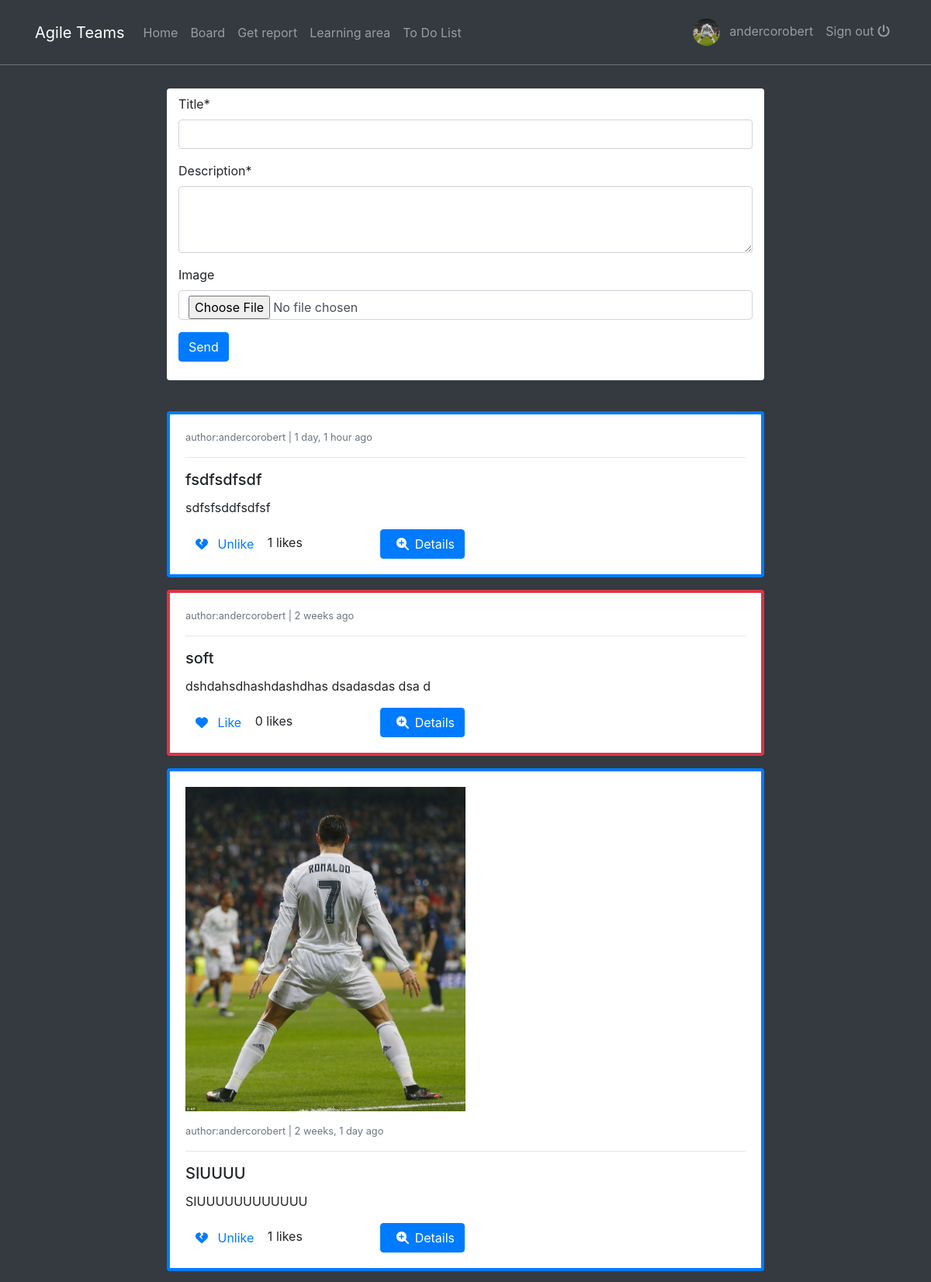
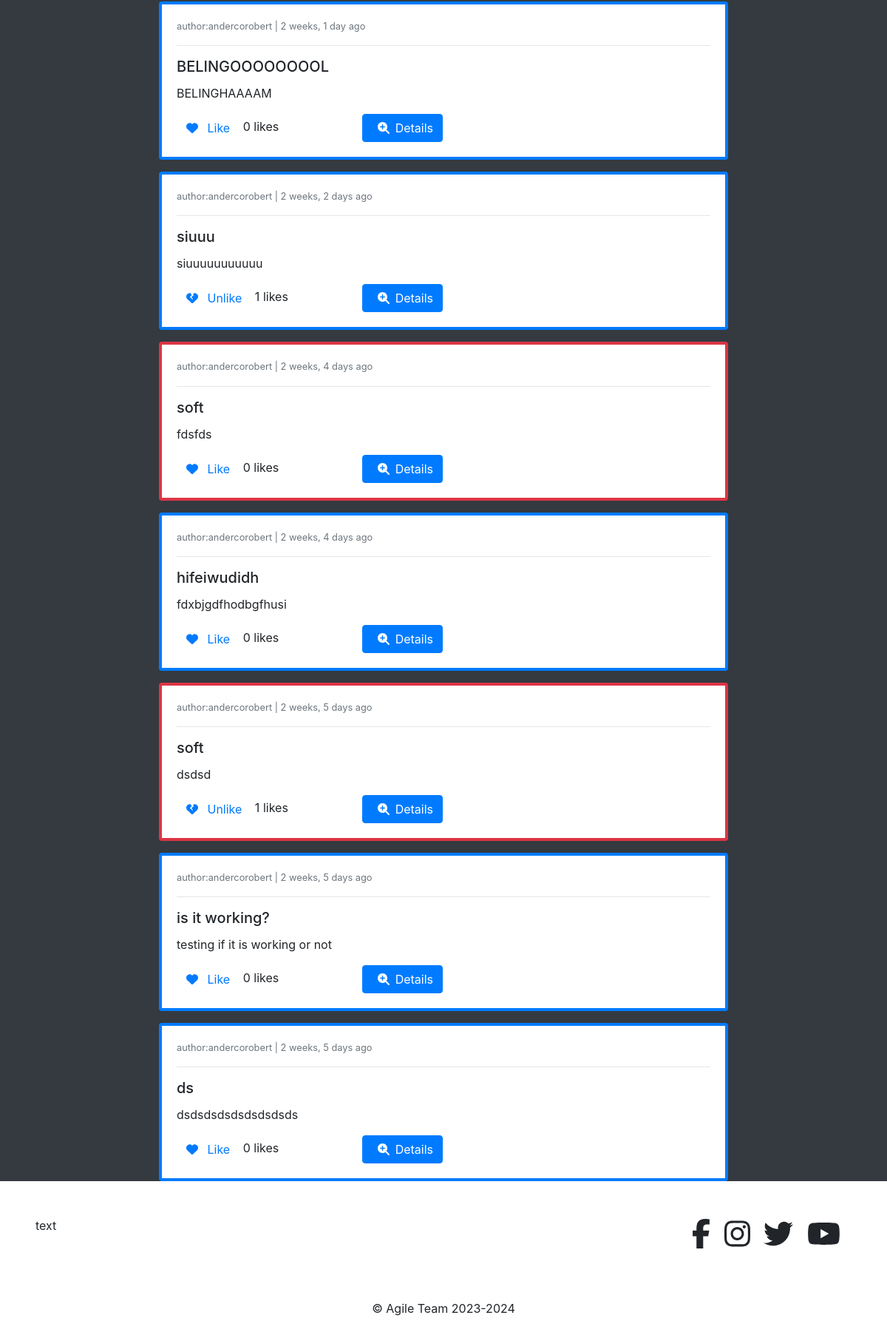
The page /posts/ (signed in) on the database its author committed (2 pictures, top to bottom).
### posts/models.py (models this page shows, shortened)
class Post(models.Model):
    author = models.ForeignKey(Profile, on_delete=models.CASCADE)
    liked = models.ManyToManyField(Profile, related_name="liked", blank=True)
    updated = models.DateTimeField(auto_now=True)
    created = models.DateTimeField(auto_now_add=True)

class GeneralPost(Post):
    title = models.CharField(max_length=200)
    description = models.CharField(max_length=300)
    image = models.ImageField(upload_to=get_upload_path, blank=True, validators=[FileExtensionValidator(['png','jpg', 'jpeg'])])
    def get_absolute_url(self):
        return reverse("posts:gp-detail", kwargs={"pk": self.pk})

class Post(models.Model):
    author = models.ForeignKey(Profile, on_delete=models.CASCADE)
    liked = models.ManyToManyField(Profile, related_name="liked", blank=True)
    updated = models.DateTimeField(auto_now=True)
    created = models.DateTimeField(auto_now_add=True)

class ProblemPost(Post):
    report = models.ForeignKey(Report, on_delete=models.CASCADE)
    problem_reported = models.ForeignKey(ProblemReported, on_delete=models.CASCADE)
    objects = PostManager()
    def get_absolute_url(self):
        return reverse("posts:pp-detail", kwargs={"pk1": self.pk, 'pk': self.problem_reported.id})

### profiles/models.py (models this page shows)
class Profile(models.Model):
    user = models.OneToOneField(User, on_delete=models.CASCADE)
    bio = models.TextField()
    profile_picture = models.ImageField(upload_to=get_upload_path, default="uploads/profile/img/avatar.png", validators=[FileExtensionValidator(['png','jpg', 'jpeg'])])
    team = models.CharField(max_length=200)
    updated = models.DateTimeField(auto_now=True)
    created = models.DateTimeField(auto_now_add=True)
    def __str__(self):
        return "{}".format(self.user)

### reports/models.py (models this page shows, shortened)
class ProblemReported(models.Model):
    category = models.ForeignKey(Category, on_delete=models.CASCADE)
    description = models.TextField()
    problem_id = models.CharField(max_length=12, unique=True, blank=True, default=random_code)
    breakdown = models.PositiveIntegerField()
    public = models.BooleanField(default=False)
    user = models.ForeignKey(User, on_delete=models.CASCADE)
    report = models.ForeignKey(Report, on_delete=models.CASCADE)
    updated = models.DateTimeField(auto_now=True)
    created = models.DateTimeField(auto_now_add=True)
    objects=ProblemReportedManager()
    class Meta:
        verbose_name = "Problem Reported"
        verbose_name_plural = "Problems Reported"

### categories/models.py (models this page shows)
class Category(models.Model):
    name = models.CharField(max_length=200)
    description = models.TextField(blank=True)
    updated = models.DateTimeField(auto_now=True)
    created = models.DateTimeField(auto_now_add=True)
    def __str__(self):
        return self.name
    class Meta:
        verbose_name = "Category"
        verbose_name_plural = "Categories"

### posts/views.py (the view)
# urls.py: path('', PostCreateView.as_view(), name='post-list'),
class PostCreateView(FormUserRequiredMixin, CreateView):
    form_class = PostForm
    template_name = 'posts/board.html'
    success_url = reverse_lazy('posts:post-list')
    def get_context_data(self, **kwargs):
        qs1 = ProblemPost.objects.public_only()
        qs2 = GeneralPost.objects.all()
        qs = sorted(chain(qs1, qs2), reverse=True, key=lambda obj: obj.created)
        context=super().get_context_data(**kwargs)
        context["object_list"]= qs
        return context

### posts/forms.py (shortened to what this page needs)
class PostForm(forms.ModelForm):
    description = forms.CharField(widget=forms.Textarea(attrs={'rows':3}))
    class Meta:
        model = GeneralPost
        fields = ('title', 'description', 'image')

### blogs/context_processors.py (called while the page is built)
def get_categories(request):
    categories = Category.objects.all()
    return dict(categories=categories)

### posts/models.py (called while the page is built)
    def public_only(self):
        return self.filter(problem_reported__public = True)

### profiles/context_processors.py (called while the page is built)
def profile_pic(request):
    if request.user.is_authenticated:
        user = request.user
        try:
            profile_obj = Profile.objects.get(user=user)
            pic = profile_obj.profile_picture
        except Profile.DoesNotExist:
            pic = None
        return {'picture':pic}
    return {}

def get_profile(request):
    if request.user.is_authenticated:
        user = request.user
        try:
            profile_obj = Profile.objects.get(user=user)
        except Profile.DoesNotExist:
            pic = None
        return {'profile':profile_obj}
    return {}

### posts/templates/posts/board.html (shortened to what this page needs)
{% extends 'base.html' %}
{% load crispy_forms_tags %}
{% block content %}
<div class="col-8 mx-auto" style="margin-top: 70px;">
    <div class ='container bg-white pt-2 pb-4 rounded'>
        <form action="" method="POST" enctype="multipart/form-data">
            {{form|crispy}}
            <button type="submit" class="btn btn-primary">Send</button>
        </form>
    </div>
    <br>
    {% for obj in object_list %}
        <div class="{% if obj.problem_reported %}border-danger{% else %}border-primary{% endif %} card card-body mt-3" style="border-width: 4px;">
            {% if obj.problem_reported %}
                <small class='text-muted'> author:{{obj.problem_reported.user}} | {{obj.problem_reported.created|timesince}} ago </small>
                <hr>
                <h5 class= 'card-title'> {{obj.problem_reported.category}}</h5>
                <p class='card-text'> {{obj.problem_reported.description}}</p>
            {% else %}
                {% if obj.image %}
                    <div class='mb-3'><img class='w-50' src='{{obj.image.url}}'></div>
                {% endif %}
                <small class='text-muted'> author:{{obj.author}} | {{obj.created|timesince}} ago </small>
                <hr>
                <h5 class='card-title'> {{obj.title}}</h5>
                <p class='card-text'> {{obj.description}}</p>
            {% endif %}
            <form action="{% url "posts:post-like" %}" method='POST'>
                <div class='row'>
                    <div class='col-4'>
                        <button class='btn btn-link' type='submit' style="text-decoration:none">
                        {% if profile not in obj.liked.all%}
                                <i class="fa-solid fa-heart"></i>
                                <span class='ml-2'>Like</span>
                        {% else %}
                                <i class="fa-solid fa-heart-crack"></i>
                                <span class='ml-2'>Unlike</span>
                        {% endif %}
                        </button>
                        <span class="text-black"> {{obj.liked.all.count}} likes </span>
                    </div>
                    <div class='col-4'>
                        <a href='{{obj.get_absolute_url}}' class='btn btn-primary'>
                            <span class='ml-2'><i class="fa-solid fa-magnifying-glass-plus mr-2"></i>Details </span>
                        </a>
                    </div>
                </div>
            </form>
        </div>
    {% endfor %}
</div>
{% endblock content %}

### templates/navbar.html (shortened to what this page needs)
<nav class="navbar navbar-icon-top navbar-expand-lg navbar-dark bg-dark border-bottom border-secondary fixed-top py-3">
    <div class="container">
        <a class="navbar-brand" href="{{ path_home }}">Agile Teams</a>
        <div class="collapse navbar-collapse" id="navbarSupportedContent">
            <ul class="navbar-nav mr-auto">
                <li class="nav-item">
                    <a class="nav-link" href="{% url "reports:home" %}">Home</a>
                </li>
                <li class="nav-item">
                    <a class="nav-link" href="{% url "posts:post-list" %}">Board</a>
                </li>
                <li class="nav-item">
                    <a class="nav-link" href="{% url "reports:select-view" %}">Get report</a>
                </li>
                <li class="nav-item">
                    <a class="nav-link" href="{% url 'home' %}">Learning area</a>
                </li>
                <li class="nav-item">
                    <a class="nav-link" href="{% url 'todo' %}">To Do List</a>
                </li>
            </ul>
            <ul class='navbar-nav'>
                {% if request.user.is_authenticated %}
                <li class='nav-item'>
                    <a class='nav-link' href='{% url "profiles:profile-view" %}'>
                        <img src='{{picture.url}}' class='img-avatar' alt='profile picture'>
                        <span class='ml-2'> {{request.user}} </span>
                    </a>
                </li>
                <li class="nav-item">
                    <a class="nav-link" href="{% url 'account_logout' %}">
                        Sign out <i class="fas fa-power-off mt-2"></i>
                    </a>
                </li>
                {% else %}
                  <li class="nav-item">
                        <a class="nav-link" href="{% url 'account_login' %}">
                            Sign in <i class="fa fa-sign-in-alt"></i>
                        </a>
                    </li>
                {% endif %}
            </ul>
        </div>
    </div>
</nav>

### static_project/css/style.css (style rules this page uses)
.img-avatar { height: 35px; width: 35px; border-radius: 50%; }

### rows shown on the page
GeneralPost: author "andercorobert", created "1 day, 1 hour", title "fsdfsdfsdf", description "sdfsfsddfsdfsf", shows "Unlike", liked.all.count "1"
ProblemPost: problem_reported.user "andercorobert", problem_reported.created "2 weeks", problem_reported.category "soft", problem_reported.description "dshdahsdhashdashdhas dsadasdas dsa d", shows "Like", liked.all.count "0"
GeneralPost: image (picture), author "andercorobert", created "2 weeks, 1 day", title "SIUUUU", description "SIUUUUUUUUUUUU", shows "Unlike", liked.all.count "1"
GeneralPost: author "andercorobert", created "2 weeks, 1 day", title "BELINGOOOOOOOOL", description "BELINGHAAAAM", shows "Like", liked.all.count "0"
GeneralPost: author "andercorobert", created "2 weeks, 2 days", title "siuuu", description "siuuuuuuuuuuu", shows "Unlike", liked.all.count "1"
ProblemPost: problem_reported.user "andercorobert", problem_reported.created "2 weeks, 4 days", problem_reported.category "soft", problem_reported.description "fdsfds", shows "Like", liked.all.count "0"
GeneralPost: author "andercorobert", created "2 weeks, 4 days", title "hifeiwudidh", description "fdxbjgdfhodbgfhusi", shows "Like", liked.all.count "0"
ProblemPost: problem_reported.user "andercorobert", problem_reported.created "2 weeks, 5 days", problem_reported.category "soft", problem_reported.description "dsdsd", shows "Unlike", liked.all.count "1"
GeneralPost: author "andercorobert", created "2 weeks, 5 days", title "is it working?", description "testing if it is working or not", shows "Like", liked.all.count "0"
GeneralPost: author "andercorobert", created "2 weeks, 5 days", title "ds", description "dsdsdsdsdsdsdsdsds", shows "Like", liked.all.count "0"

### other values the page prints
{{ request.user }} "andercorobert"
